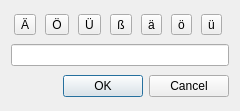
<?xml version="1.0" encoding="UTF-8"?>
<ui version="4.0">
 <class>EditNounDialog</class>
 <widget class="QDialog" name="EditNounDialog">
  <property name="geometry">
   <rect>
    <x>0</x>
    <y>0</y>
    <width>240</width>
    <height>111</height>
   </rect>
  </property>
  <property name="windowTitle">
   <string notr="true">Edit Noun</string>
  </property>
  <layout class="QVBoxLayout" name="verticalLayout">
   <item>
    <layout class="QHBoxLayout" name="horizontalLayout">
     <item>
      <widget class="QToolButton" name="capitalAWithDiaeresisToolButton">
       <property name="text">
        <string notr="true">Ä</string>
       </property>
      </widget>
     </item>
     <item>
      <widget class="QToolButton" name="capitalOWithDiaeresisToolButton">
       <property name="text">
        <string notr="true">Ö</string>
       </property>
      </widget>
     </item>
     <item>
      <widget class="QToolButton" name="capitalUWithDiaeresisToolButton">
       <property name="text">
        <string notr="true">Ü</string>
       </property>
      </widget>
     </item>
     <item>
      <widget class="QToolButton" name="smallSharpSToolButton">
       <property name="text">
        <string notr="true">ß</string>
       </property>
      </widget>
     </item>
     <item>
      <widget class="QToolButton" name="smallAWithDiaeresisToolButton">
       <property name="text">
        <string notr="true">ä</string>
       </property>
      </widget>
     </item>
     <item>
      <widget class="QToolButton" name="smallOWithDiaeresisToolButton">
       <property name="text">
        <string notr="true">ö</string>
       </property>
      </widget>
     </item>
     <item>
      <widget class="QToolButton" name="smallUWithDiaeresisToolButton">
       <property name="text">
        <string notr="true">ü</string>
       </property>
      </widget>
     </item>
    </layout>
   </item>
   <item>
    <widget class="QLineEdit" name="definiteArticleAndBothFormsLineEdit"/>
   </item>
   <item>
    <widget class="QDialogButtonBox" name="buttonBox">
     <property name="orientation">
      <enum>Qt::Horizontal</enum>
     </property>
     <property name="standardButtons">
      <set>QDialogButtonBox::Cancel|QDialogButtonBox::Ok</set>
     </property>
    </widget>
   </item>
  </layout>
 </widget>
 <tabstops>
  <tabstop>definiteArticleAndBothFormsLineEdit</tabstop>
  <tabstop>capitalAWithDiaeresisToolButton</tabstop>
  <tabstop>capitalOWithDiaeresisToolButton</tabstop>
  <tabstop>capitalUWithDiaeresisToolButton</tabstop>
  <tabstop>smallSharpSToolButton</tabstop>
  <tabstop>smallAWithDiaeresisToolButton</tabstop>
  <tabstop>smallOWithDiaeresisToolButton</tabstop>
  <tabstop>smallUWithDiaeresisToolButton</tabstop>
  <tabstop>buttonBox</tabstop>
 </tabstops>
 <resources/>
 <connections>
  <connection>
   <sender>buttonBox</sender>
   <signal>rejected()</signal>
   <receiver>EditNounDialog</receiver>
   <slot>reject()</slot>
   <hints>
    <hint type="sourcelabel">
     <x>316</x>
     <y>260</y>
    </hint>
    <hint type="destinationlabel">
     <x>286</x>
     <y>274</y>
    </hint>
   </hints>
  </connection>
 </connections>
</ui>
